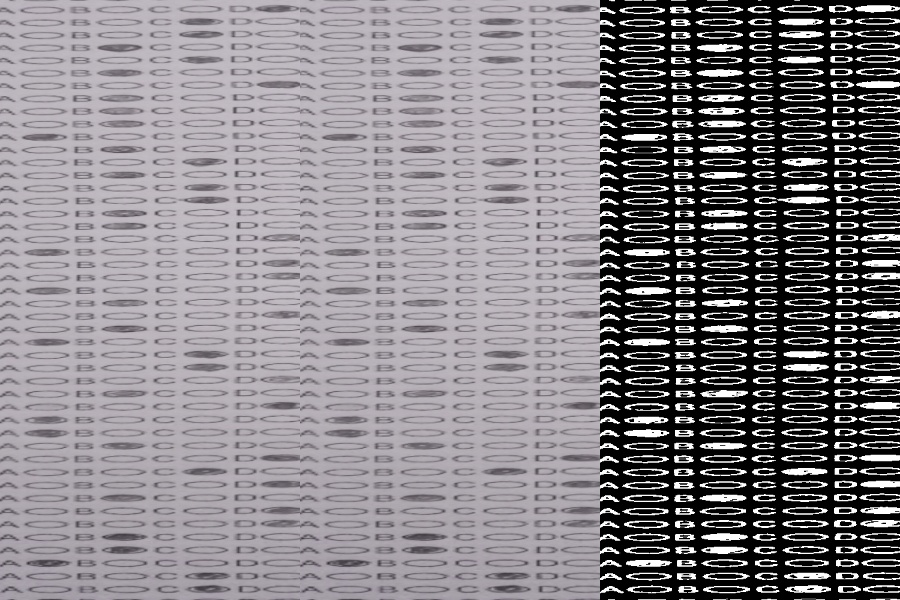
#> input picture simulacros/cv_prototypes/debug_bloque_1.jpg, 900 x 600 px
$ python cortar_hoja.py cv_prototypes/debug_bloque_1.jpg
#> lines starting #> are read from the running program, lines starting #| are printed output that depends on the picture; after the words box and inside, x2 and y2 are one past the last pixel; in counts of white or black regions, pixels touching at a corner belong together
import cv2
import numpy as np
import os
import sys

def cortar_en_columnas(image_path, output_dir="recortes"):
#> called with image_path = 'cv_prototypes/debug_bloque_1.jpg', output_dir = 'recortes'
    print(f"Procesando: {image_path}")
    img = cv2.imread(image_path)
#> img is the input picture: shape (600, 900, 3); mean B, G, R 134.7, 130.1, 133.8
    if img is None:
        raise ValueError(f"No se pudo cargar {image_path}. Verifica la ruta.")

    os.makedirs(output_dir, exist_ok=True)

    # 1. Convertir a escala de grises y binarizar
    gray = cv2.cvtColor(img, cv2.COLOR_BGR2GRAY)
    # Invertir para que la tinta sea blanca (valores > 0) y el fondo negro (0)
    _, thresh = cv2.threshold(gray, 200, 255, cv2.THRESH_BINARY_INV)
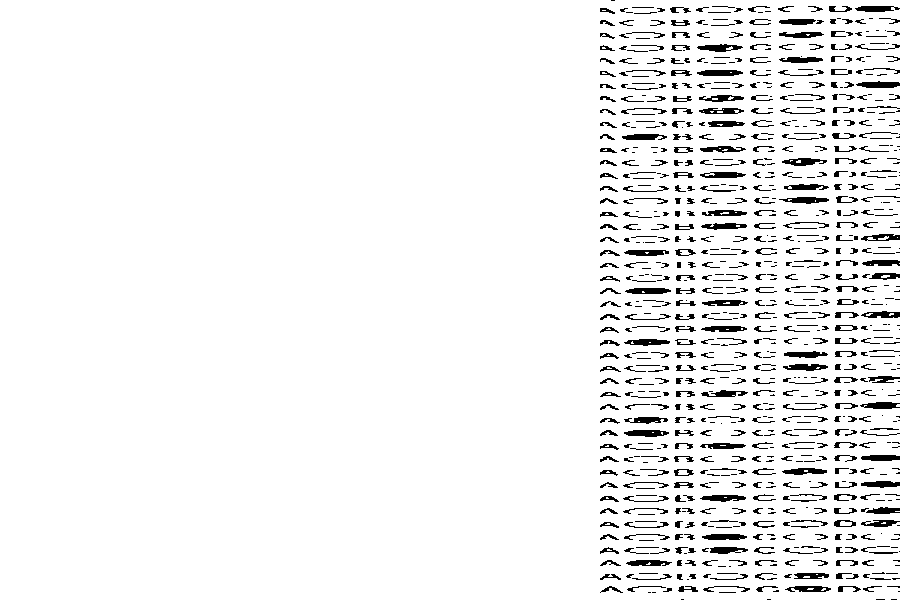
#> thresh: shape (600, 900); 94.4% white; 887 black regions (384 under 20 px), largest, box (x1, y1, x2, y2) and area: (624, 430, 669, 437) 237, (697, 70, 743, 76) 233, (856, 81, 900, 88) 231

    # 2. Proyección vertical: sumar los píxeles blancos en cada columna X
    # Esto nos dirá dónde hay tinta y dónde están los "ríos" en blanco entre columnas
    proyeccion_x = np.sum(thresh, axis=0)
#> proyeccion_x = 900 values, max 153000 at index 0, min 94860 at index 677, mean 144403.4

    # 3. Suavizar la proyección para no confundirnos con basuritas
    kernel_size = 20
    proyeccion_suave = np.convolve(proyeccion_x, np.ones(kernel_size)/kernel_size, mode='same')
#> proyeccion_suave = 900 values, max 153000 at index 10, min 68799 at index 899, mean 143639.4

    ancho = img.shape[1]
#> ancho = 900

    # Buscar los dos valles más profundos (las canaletas blancas)
    # Dividimos la imagen mentalmente en 3 tercios, y buscamos el mínimo en el tercio 1-2 y el tercio 2-3
    tercio = ancho // 3
#> tercio = 300

    # Buscar el corte 1 (entre la columna 1 y 2)
    inicio_corte_1 = int(tercio * 0.8)
#> inicio_corte_1 = 240
    fin_corte_1 = int(tercio * 1.2)
#> fin_corte_1 = 360
    # El punto de corte es donde hay menos tinta (el mínimo de la proyección)
    x_corte_1 = inicio_corte_1 + np.argmin(proyeccion_suave[inicio_corte_1:fin_corte_1])
#> x_corte_1 = 240

    # Buscar el corte 2 (entre la columna 2 y 3)
    inicio_corte_2 = int(tercio * 1.8)
#> inicio_corte_2 = 540
    fin_corte_2 = int(tercio * 2.2)
#> fin_corte_2 = 660
    x_corte_2 = inicio_corte_2 + np.argmin(proyeccion_suave[inicio_corte_2:fin_corte_2])
#> x_corte_2 = 610

    print(f"Ancho total: {ancho}px")
#| Ancho total: 900px
    print(f"Corte seguro 1 (Columna 1|2): X={x_corte_1}")
#| Corte seguro 1 (Columna 1|2): X=240
    print(f"Corte seguro 2 (Columna 2|3): X={x_corte_2}")
#| Corte seguro 2 (Columna 2|3): X=610

    # 4. Recortar la imagen original usando esos puntos seguros
    col1 = img[:, 0:x_corte_1]
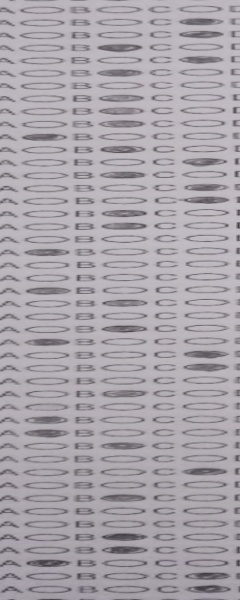
#> col1: shape (600, 240, 3); mean B, G, R 170.3, 163.4, 168.9
    col2 = img[:, x_corte_1:x_corte_2]
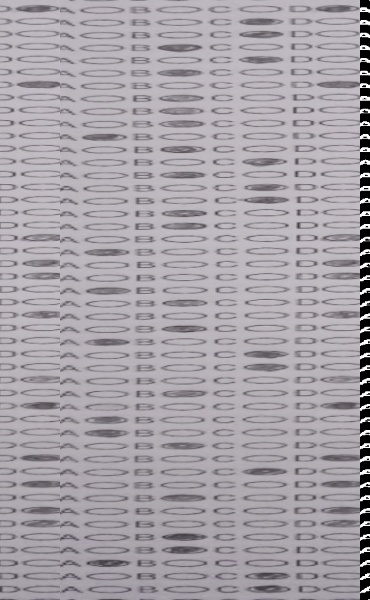
#> col2: shape (600, 370, 3); mean B, G, R 168, 161.3, 166.7
    col3 = img[:, x_corte_2:ancho]
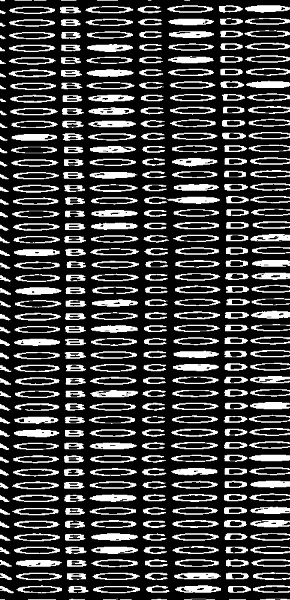
#> col3: shape (600, 290, 3); min 0, max 255, mean 62.7

    # 5. Guardar los recortes
    base_name = os.path.basename(image_path).split('.')[0]

    p1 = os.path.join(output_dir, f"{base_name}_col1.jpg")
    p2 = os.path.join(output_dir, f"{base_name}_col2.jpg")
    p3 = os.path.join(output_dir, f"{base_name}_col3.jpg")

    cv2.imwrite(p1, col1)
    cv2.imwrite(p2, col2)
    cv2.imwrite(p3, col3)

    print("\n¡Cortes exitosos y seguros (sin mochar burbujas)!")
    print(f"Revisa la carpeta '{output_dir}/'")

if __name__ == "__main__":
    if len(sys.argv) < 2:
        print("Uso: python detectar_cortes.py <ruta_imagen>")
    else:
        cortar_en_columnas(sys.argv[1])

$ run again, on simulacros/cv_prototypes/debug_bloques.jpg
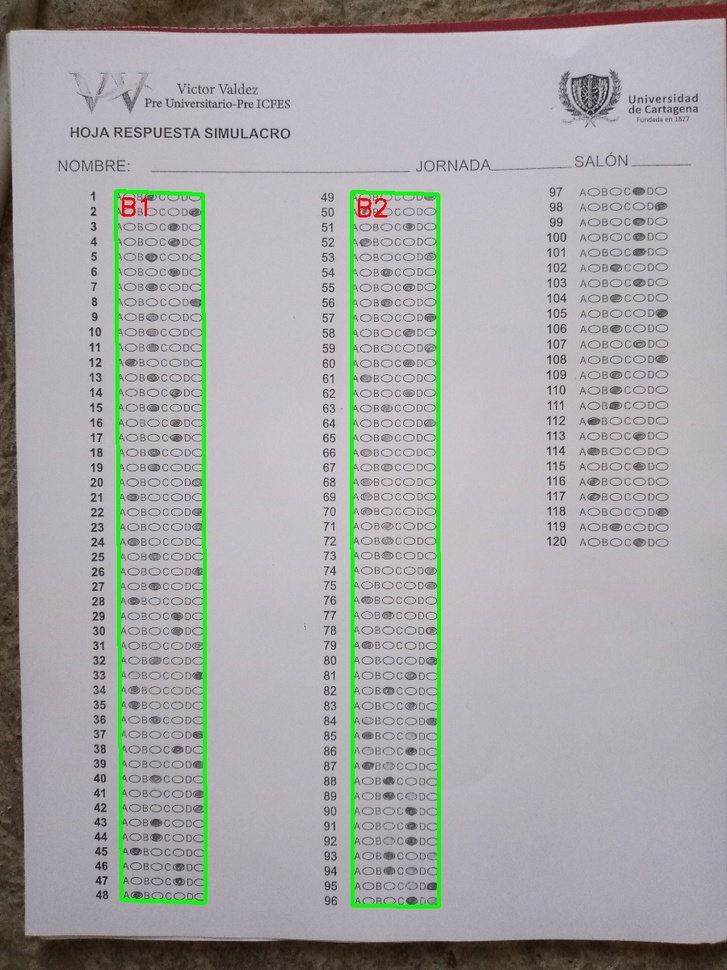
#> input picture simulacros/cv_prototypes/debug_bloques.jpg, 727 x 970 px, shrunk from 900 x 1200 before the run
#> in cortar_en_columnas, img is the input picture: shape (970, 727, 3); mean B, G, R 167.8, 166.4, 168.4
#> in cortar_en_columnas, `_, thresh = cv2.threshold(gray, 200, 255, cv2.THRESH_BINARY_INV)`:
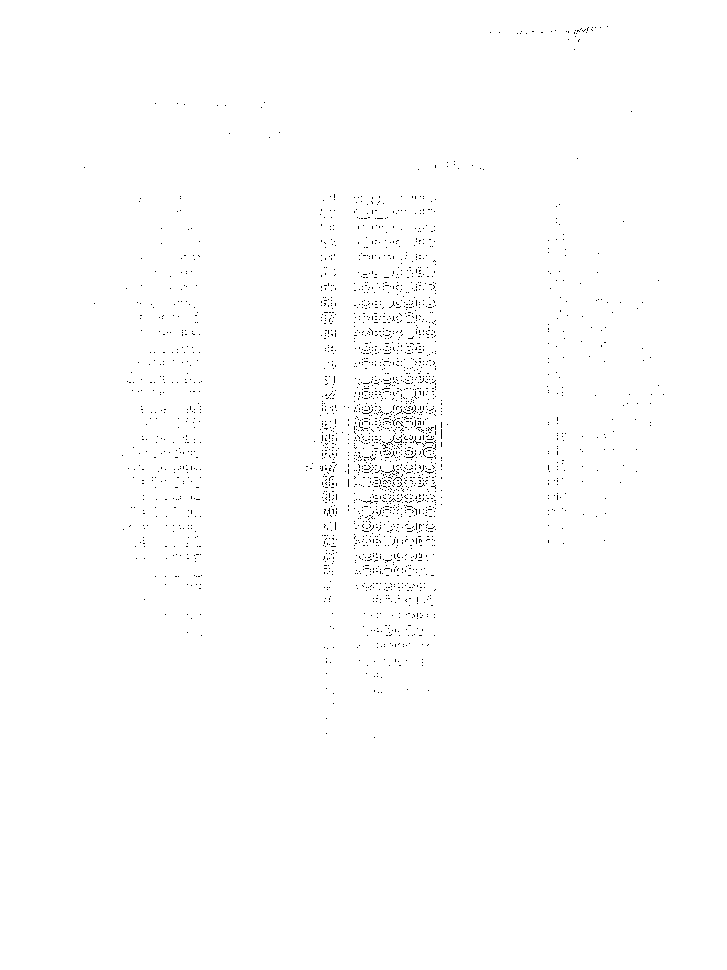
#> thresh: shape (970, 727); 99.4% white; black in thin lines or dots, all inside (x1, y1, x2, y2) = (84, 26, 664, 738)
#> proyeccion_x = 727 values, max 247350 at index 0, min 227715 at index 393, mean 245892.6
#> proyeccion_suave = 727 values, max 247350 at index 10, min 123675 at index 0, mean 244191.4
#> x_corte_1 = 193
#> x_corte_2 = 435
#| Ancho total: 727px
#| Corte seguro 1 (Columna 1|2): X=193
#| Corte seguro 2 (Columna 2|3): X=435
#> in cortar_en_columnas, `col3 = img[:, x_corte_2:ancho]`:
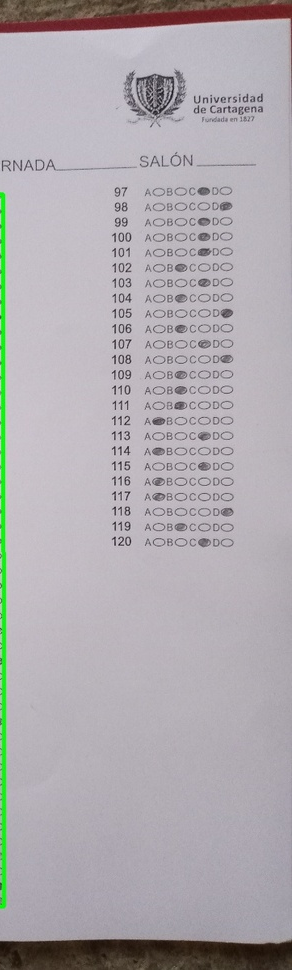
#> col3: shape (970, 292, 3); mean B, G, R 174.6, 170.4, 174.4
